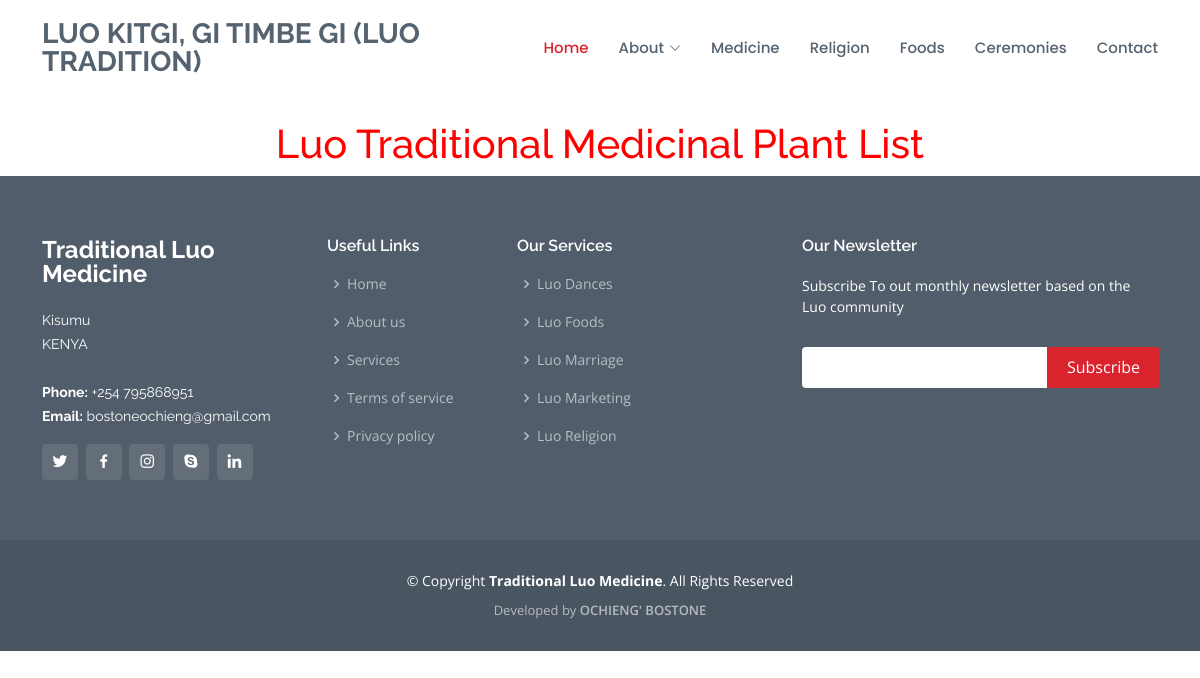
Page /medicine/ on the earlier database version.
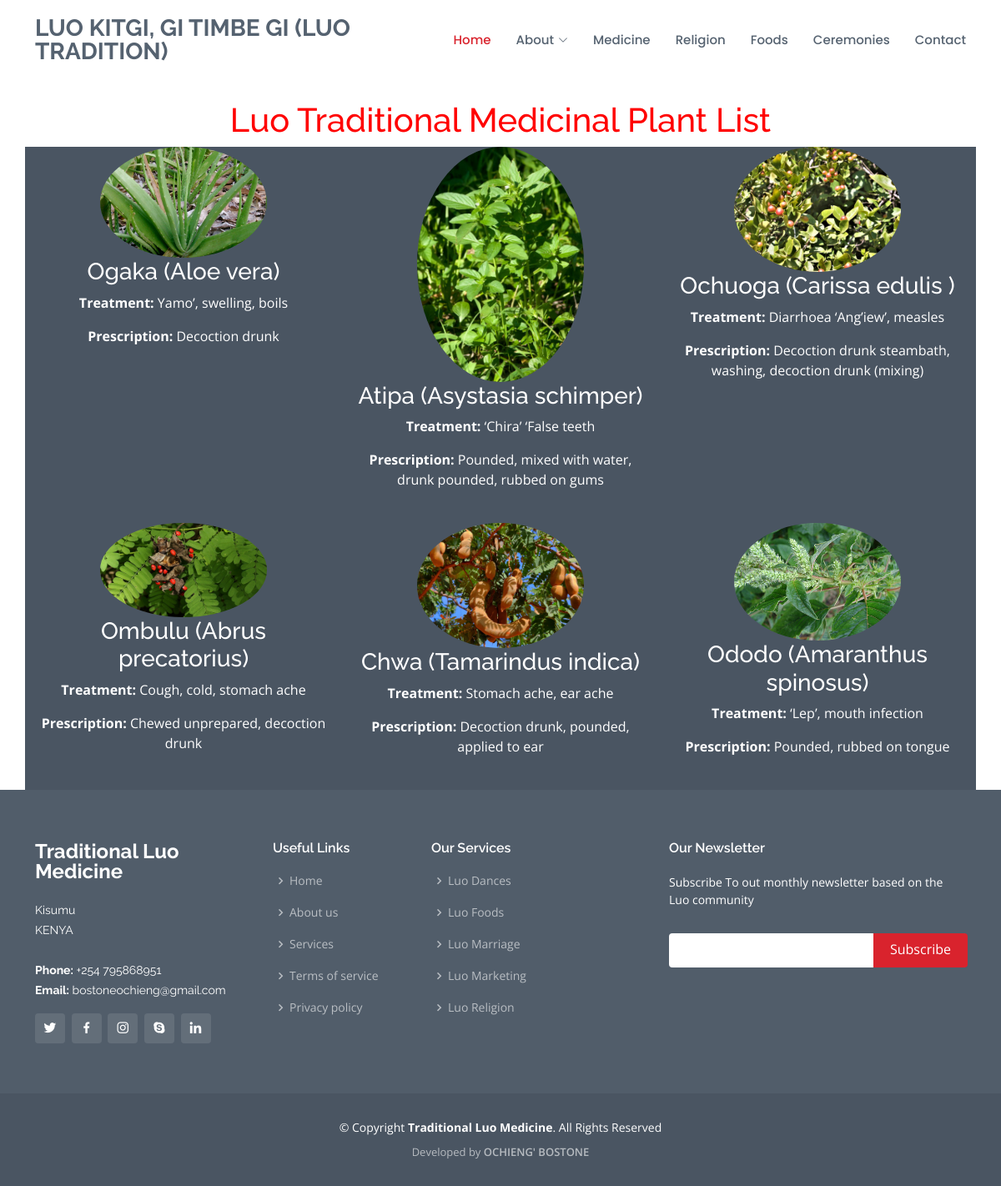
Same page on the later database version.
### luomedicine_app/models.py (models this page shows, shortened)
class MedicinalPlant(models.Model):
    title = models.CharField(max_length=100)
    treatment = models.TextField()
    prescription = models.TextField()
    image = models.ImageField(upload_to='luomedicine_app/static/medicinal_plant_images/')

### luomedicine_app/views.py (the view)
# urls.py: path("medicine/", views.medicine, name="medicine"),
def medicine(request):
    medicinal_plants = MedicinalPlant.objects.all()
    return render(request, "luomedicine/medicine.html", {'medicinal_plants': medicinal_plants})

### luomedicine_app/templates/luomedicine/medicine.html
{% extends "luomedicine/layout.html" %} {% block body %} {% load static %}
<div
  style="
    margin-top: 120px;
    color: red;
    font-size: 44px;
    font-weight: bold;
    text-align: center;
  "
>
  <h1>Luo Traditional Medicinal Plant List</h1>
</div>
<div class="container mt-10">
  <div class="row" style="background-color: #4a5562">
    {% for medicinal_plant in medicinal_plants %}
    <div class="col-md-4 mb-4">
      <div class="d-flex justify-content-center">
        <img
          src="{{ medicinal_plant.image.url }}"
          alt="{{ medicinal_plant.title }}"
          class="img-fluid rounded-circle"
          style="max-width: 200px; height: auto"
        />
      </div>
      <h3 class="text-white text-center">{{ medicinal_plant.title }}</h3>
      <p class="text-white text-center"><b>Treatment:</b> {{ medicinal_plant.treatment }}</p>
      <p class="text-white text-center"><b>Prescription:</b> {{ medicinal_plant.prescription }}</p>
    </div>
    {% endfor %}
  </div>
</div>
{% endblock %}

Differences in the rows shown:
added MedicinalPlant: image (picture), title "Ogaka (Aloe vera)", treatment "Yamo’, swelling, boils", prescription "Decoction drunk"
added MedicinalPlant: image (picture), title "Atipa (Asystasia schimper)", treatment "‘Chira’ ‘False teeth", prescription "Pounded, mixed with water, drunk pounded, rubbed on gums"
added MedicinalPlant: image (picture), title "Ochuoga (Carissa edulis )", treatment "Diarrhoea ‘Ang’iew’, measles", prescription "Decoction drunk steambath, washing, decoction drunk (mixing)"
added MedicinalPlant: image (picture), title "Ombulu (Abrus precatorius)", treatment "Cough, cold, stomach ache", prescription "Chewed unprepared, decoction drunk"
added MedicinalPlant: image (picture), title "Chwa (Tamarindus indica)", treatment "Stomach ache, ear ache", prescription "Decoction drunk, pounded, applied to ear"
added MedicinalPlant: image (picture), title "Ododo (Amaranthus spinosus)", treatment "‘Lep’, mouth infection", prescription "Pounded, rubbed on tongue"
